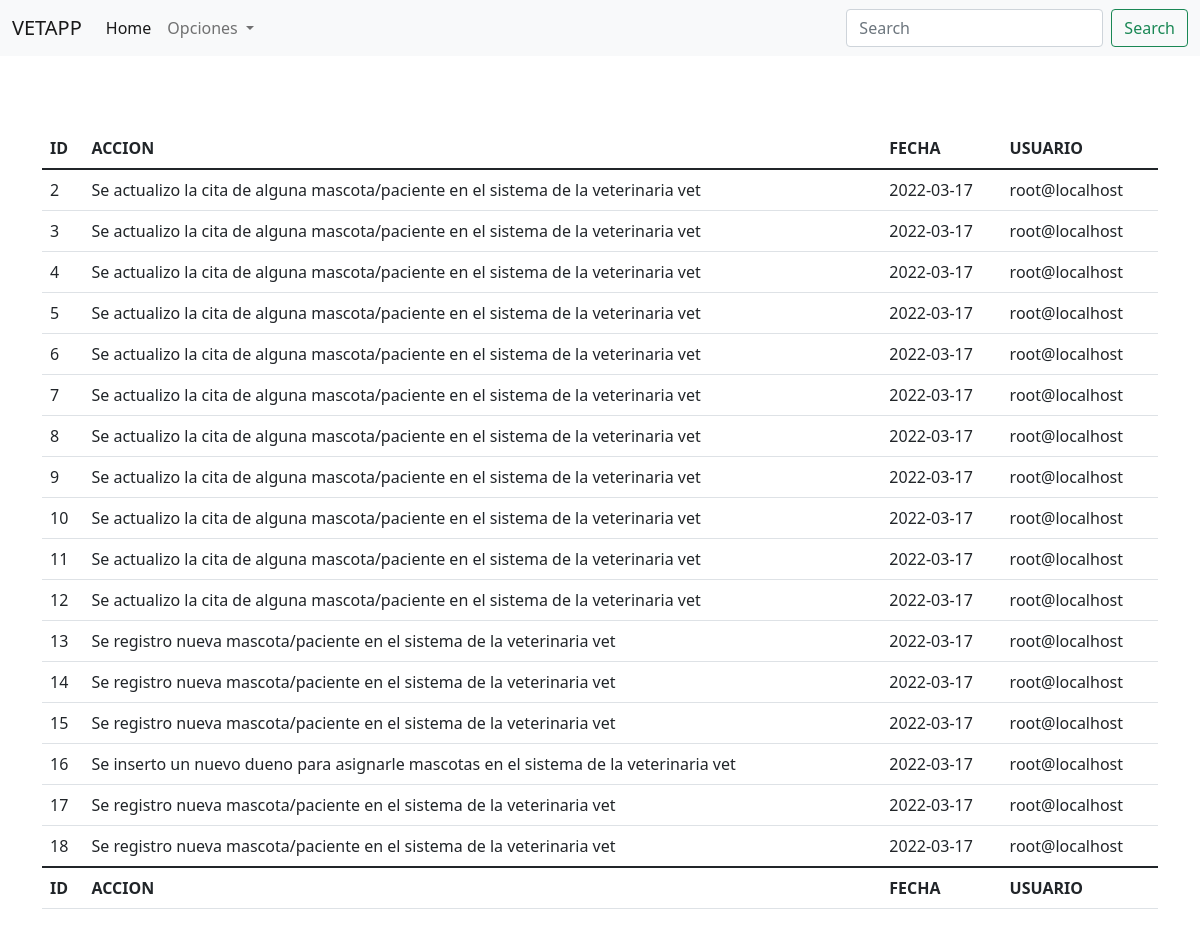
Screenshot of /listar_auditoria.php with the database file from the repository.
### tables this page shows
CREATE TABLE `auditoria` (
  `IDREGISTRO` int(11) NOT NULL,
  `accion` varchar(100) NOT NULL,
  `fecha` date NOT NULL,
  `usuario` varchar(15) NOT NULL DEFAULT 'root'
);

### listar_auditoria.php (the view, shortened to what this page needs)
<?php
    include('index.php')
?>
    <div class="container">
        <table class="table mt-4 table-hover">
            <thead>
                <tr>
                    <th>ID</th>
                    <th>ACCION</th>
                    <th>FECHA</th>
                    <th>USUARIO</th>
                </tr>
            </thead>
            <tbody>
                <?php include('conexion.php');?>
                <?php
                 $sql= "select * from auditoria";
                 $result = $mysqli->query($sql);
                 while($row=mysqli_fetch_assoc($result)){
                ?>
                        <tr>
                            <td title="<?php echo $row["IDREGISTRO"]?>"><?php echo $row["IDREGISTRO"]?></td>
                            <td title="<?php echo $row["accion"]?>"><?php echo $row["accion"]?></td>
                            <td title="<?php echo $row["fecha"]?>"><?php echo $row["fecha"]?></td>
                            <td title="<?php echo $row["usuario"]?>"><?php echo $row["usuario"]?></td>
                        </tr>
                <?php
                }
                ?>
            </tbody>
            <tfoot>
                <tr>
                    <th>ID</th>
                    <th>ACCION</th>
                    <th>FECHA</th>
                    <th>USUARIO</th>
                </tr>
            </tfoot>
        </table>
    </div>
</body>

### index.php (shortened to what this page needs)
<!DOCTYPE html>
<html lang="en">
<head>
    <link rel="stylesheet" href="bootstrap/css/bootstrap.css">
    <link rel="stylesheet" href="https://cdnjs.cloudflare.com/ajax/libs/font-awesome/4.7.0/css/font-awesome.min.css">
</head>
<body>
    <nav class="navbar navbar-expand-lg navbar-light bg-light">
        <div class="container-fluid">
            <a class="navbar-brand" href="/vetapp">VETAPP</a>
            <div class="collapse navbar-collapse" id="navbarSupportedContent">
            <ul class="navbar-nav me-auto mb-2 mb-lg-0">
                <li class="nav-item">
                <a class="nav-link active" aria-current="page" href="/vetapp">Home</a>
                </li>
                <li class="nav-item dropdown">
                <a class="nav-link dropdown-toggle" href="#" id="navbarDropdown" role="button" data-bs-toggle="dropdown" aria-expanded="false">
                    Opciones
                </a>
                </li>
            </ul>
            <form class="d-flex">
                <input class="form-control me-2" type="search" placeholder="Search" aria-label="Search">
                <button class="btn btn-outline-success" type="submit">Search</button>
            </form>
            </div>
        </div>
    </nav>
</body>
</html>

### rows the page displays
auditoria: IDREGISTRO "2", accion "Se actualizo la cita de alguna mascota/paciente en el sistema de la veterinaria vet", fecha "2022-03-17", usuario "root@localhost"
auditoria: IDREGISTRO "3", accion "Se actualizo la cita de alguna mascota/paciente en el sistema de la veterinaria vet", fecha "2022-03-17", usuario "root@localhost"
auditoria: IDREGISTRO "4", accion "Se actualizo la cita de alguna mascota/paciente en el sistema de la veterinaria vet", fecha "2022-03-17", usuario "root@localhost"
auditoria: IDREGISTRO "5", accion "Se actualizo la cita de alguna mascota/paciente en el sistema de la veterinaria vet", fecha "2022-03-17", usuario "root@localhost"
auditoria: IDREGISTRO "6", accion "Se actualizo la cita de alguna mascota/paciente en el sistema de la veterinaria vet", fecha "2022-03-17", usuario "root@localhost"
auditoria: IDREGISTRO "7", accion "Se actualizo la cita de alguna mascota/paciente en el sistema de la veterinaria vet", fecha "2022-03-17", usuario "root@localhost"
auditoria: IDREGISTRO "8", accion "Se actualizo la cita de alguna mascota/paciente en el sistema de la veterinaria vet", fecha "2022-03-17", usuario "root@localhost"
auditoria: IDREGISTRO "9", accion "Se actualizo la cita de alguna mascota/paciente en el sistema de la veterinaria vet", fecha "2022-03-17", usuario "root@localhost"
auditoria: IDREGISTRO "10", accion "Se actualizo la cita de alguna mascota/paciente en el sistema de la veterinaria vet", fecha "2022-03-17", usuario "root@localhost"
auditoria: IDREGISTRO "11", accion "Se actualizo la cita de alguna mascota/paciente en el sistema de la veterinaria vet", fecha "2022-03-17", usuario "root@localhost"
auditoria: IDREGISTRO "12", accion "Se actualizo la cita de alguna mascota/paciente en el sistema de la veterinaria vet", fecha "2022-03-17", usuario "root@localhost"
auditoria: IDREGISTRO "13", accion "Se registro nueva mascota/paciente en el sistema de la veterinaria vet", fecha "2022-03-17", usuario "root@localhost"
auditoria: IDREGISTRO "14", accion "Se registro nueva mascota/paciente en el sistema de la veterinaria vet", fecha "2022-03-17", usuario "root@localhost"
auditoria: IDREGISTRO "15", accion "Se registro nueva mascota/paciente en el sistema de la veterinaria vet", fecha "2022-03-17", usuario "root@localhost"
auditoria: IDREGISTRO "16", accion "Se inserto un nuevo dueno para asignarle mascotas en el sistema de la veterinaria vet", fecha "2022-03-17", usuario "root@localhost"
auditoria: IDREGISTRO "17", accion "Se registro nueva mascota/paciente en el sistema de la veterinaria vet", fecha "2022-03-17", usuario "root@localhost"
auditoria: IDREGISTRO "18", accion "Se registro nueva mascota/paciente en el sistema de la veterinaria vet", fecha "2022-03-17", usuario "root@localhost"
